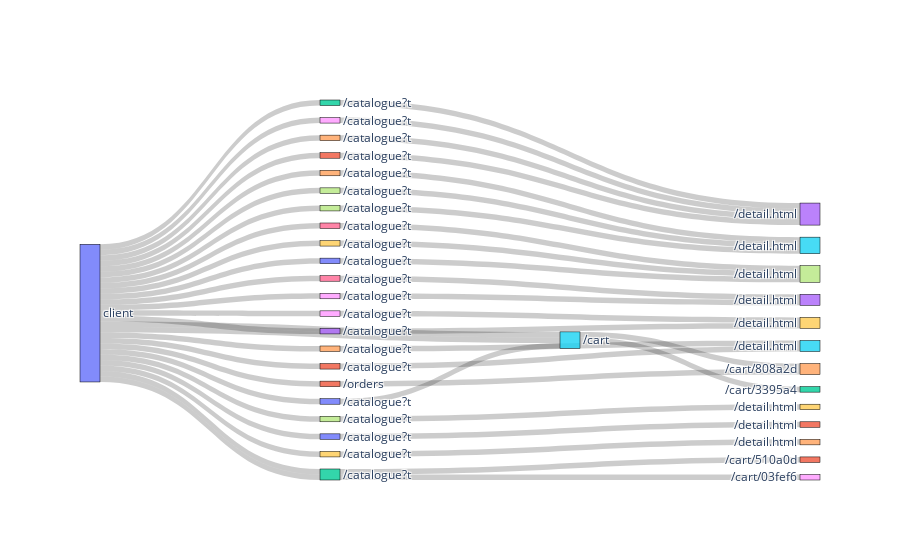

Source (notebook cell):
### Code cell
create_sankey(flows,50, num_dict,'least')

### Figure 1 — Plotly figure (JSON) as saved in the notebook; plotly's stock layout.template omitted (floating-point values rounded to 4 significant figures; data arrays with more than 128 entries replaced by an {"elided": "..."} marker saying what was removed)
{"data": [{"arrangement": "snap", "link": {"source": [0, 1, 0, 4, 0, 6, 0, 10, 0, 12, 0, 15, 0, 15, 0, 16, 0, 17, 0, 18, 0, 20, 0, 23, 0, 24, 0, 27, 0, 28, 0, 29, 0, 31, 0, 32, 0, 32, 0, 34, 0, 37, 0, 38, 0, 39, 0, 40, 0, 41, 0, 42, 0, 43, 0, 47, 0, 51, 0, 53, 0, 54, 0, 56, 0, 56, 0, 56, 0, 58, 0, 59, 0, 61, 0, 62, 0, 65, 0, 66, 0, 68, 0, 69, 0, 70, 0, 71, 0, 77, 0, 80, 0, 0, 0, 0], "target": [1, 434, 4, 5, 6, 7, 10, 11, 12, 13, 15, 432, 15, 434, 16, 3, 17, 5, 18, 19, 20, 15, 23, 19, 24, 25, 27, 9, 28, 13, 29, 7, 31, 25, 32, 171, 32, 628, 34, 13, 37, 5, 38, 3, 39, 44, 40, 7, 41, 13, 42, 7, 43, 44, 47, 5, 51, 9, 53, 3, 54, 13, 56, 13, 56, 25, 56, 74, 58, 11, 59, 7, 61, 3, 62, 44, 65, 25, 66, 19, 68, 44, 69, 3, 70, 25, 71, 25, 77, 25, 80, 3, 171, 430, 435, 436], "value": [1, 1, 1, 1, 1, 1, 1, 1, 1, 1, 1, 1, 1, 1, 1, 1, 1, 1, 1, 1, 1, 1, 1, 1, 1, 1, 1, 1, 1, 1, 1, 1, 1, 1, 1, 1, 1, 1, 1, 1, 1, 1, 1, 1, 1, 1, 1, 1, 1, 1]}, "node": {"label": {"elided": "15562 str values"}, "line": {"color": "black", "width": 0.5}, "pad": 15, "thickness": 20}, "type": "sankey"}], "layout": {}}
